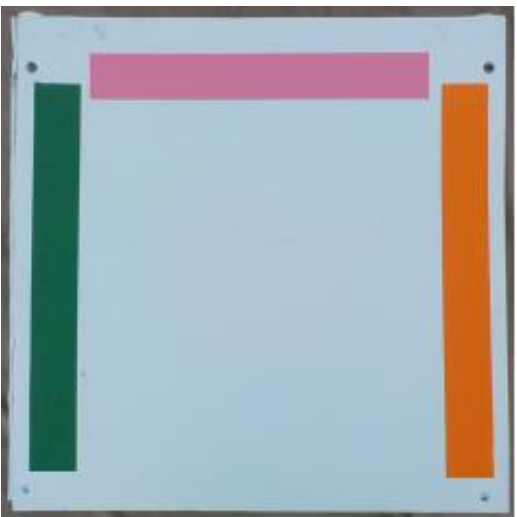
#> input picture Box Mission/images/side2.png, 517 x 517 px, found by its file name
$ python testtt.py
#> lines starting #> are read from the running program, lines starting #| are printed output that depends on the picture; after the words box and inside, x2 and y2 are one past the last pixel; in counts of white or black regions, pixels touching at a corner belong together
import cv2
import numpy as np

# [13 lines of commented-out code are left out]

path = '/Users/ranaelgahawy/Desktop/ROV/side2.png'
img = cv2.imread(path)
#> img is the input picture: shape (517, 517, 3); mean B, G, R 178.6, 173.1, 162.8
imgGray = cv2.cvtColor(img,cv2.COLOR_BGR2GRAY)
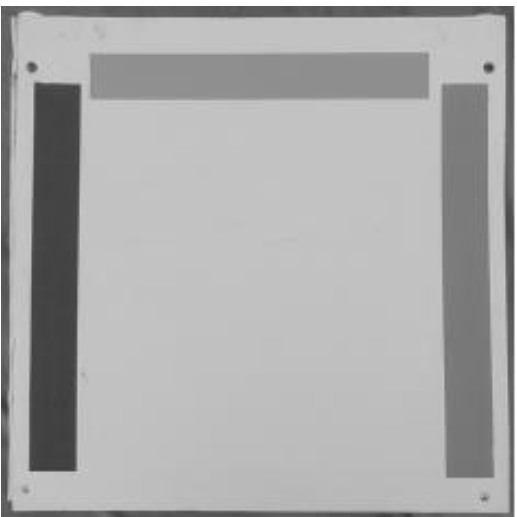
#> imgGray: shape (517, 517); min 57, max 255, mean 170.7
ret, thresh = cv2.threshold(imgGray, 170, 205, cv2.THRESH_BINARY)
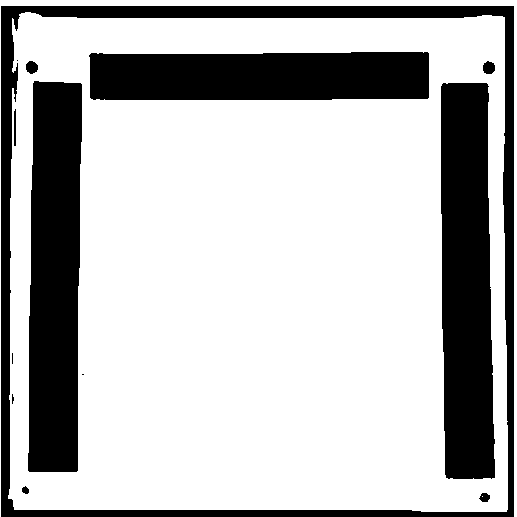
#> thresh: shape (517, 517); values 0 (black) and 205 (white), 72.8% white; 13 black regions (4 under 20 px)
cv2.imshow('Binary image', thresh)
cv2.waitKey(0)
cv2.imwrite('image_thres1.jpg', thresh)
cv2.destroyAllWindows()
contours, hierarchy = cv2.findContours(image=thresh, mode=cv2.RETR_TREE, method=cv2.CHAIN_APPROX_NONE)
#> contours = 15 contours, 3 with area under 20; largest, box (x1, y1, x2, y2) and area: (8, 12, 508, 512) 242660, (440, 82, 496, 480) 19492, (27, 80, 83, 473) 19452, (88, 51, 430, 101) 16124, (0, 0, 517, 517) 3603
image_copy = img.copy()
height, width, channels = img.shape
#> height = 517; width = 517; channels = 3
print(height, width)
#| 517 517
print()
for cnt in contours:
    area = cv2.contourArea(cnt)
    print(area)
    if (area>(height*width)/100) & (area < (height*width)/2):
        peri = cv2.arcLength(cnt,True)
        #print(peri)
        approx = cv2.approxPolyDP(cnt,0.01*peri,True)
        print(len(approx))
        objCor = len(approx)
        x, y, w, h = cv2.boundingRect(approx)

        if objCor == 4:
            #cv2.drawContours(image_copy, contours,contourIdx=-1, color=(0,0,255), thickness=2, lineType=cv2.LINE_AA,hierarchy=hierarchy)
            cv2.drawContours(image_copy, cnt, -1, (255, 0, 0), 3, lineType=cv2.LINE_AA)
            aspRatio = w/float(h)
            if aspRatio >0.95 and aspRatio <1.05: objectType= "Square"
            else:objectType="Rectangle"
            cv2.rectangle(image_copy,(x,y),(x+w,y+h),(0,255,0),2)
            cv2.putText(image_copy,objectType,
                        (x+(w//2)-10,y+(h//2)-10),cv2.FONT_HERSHEY_COMPLEX,0.7,
                        (0,0,0),2)
#> this loop made 15 passes
#> (area, peri, approx, objCor, x, y, w, h) on passes 9, 10, 14: (19492.5, 899.2, [[443, 82], [489, 86], [491, 479], [444, 474]], 4, 443, 82, 49, 398), (19452.5, 882.9, [[34, 80], [82, 84], [76, 472], [27, 470]], 4, 27, 80, 56, 393), (16123.5, 776.5, [[429, 53], [427, 99], [89, 97], [91, 52]], 4, 89, 52, 341, 48)
#> (area, peri, objCor, x, y, w, h) on pass 15: (3603, 3084.8, 6, 0, 0, 517, 517)
#| 242659.5
#| 88.0
#| 0.0
#| 51.0
#| 24.0
#| 4.0
#| 22.0
#| 109.5
#> (further printed lines are left out)
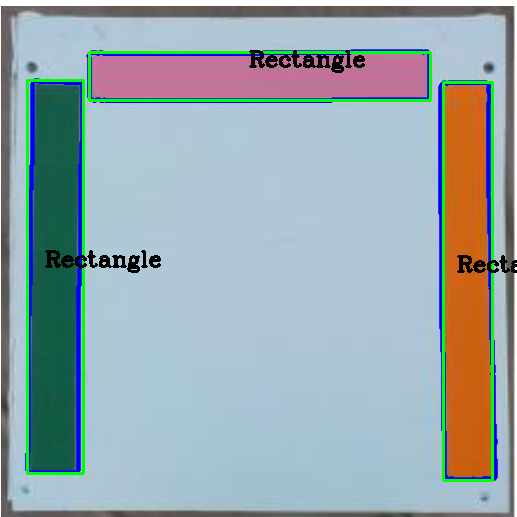
#> image_copy: shape (517, 517, 3); 7.5% of pixels changed, all inside (x1, y1, x2, y2) = (24, 49, 517, 482)


cv2.imshow('None approximation', image_copy)
cv2.waitKey(0)
cv2.imwrite('contours_none_image1.jpg', image_copy)
cv2.destroyAllWindows()
# [4 lines of commented-out code are left out]

$ run again, with Box Mission/images/top.png copied over Box Mission/images/side2.png
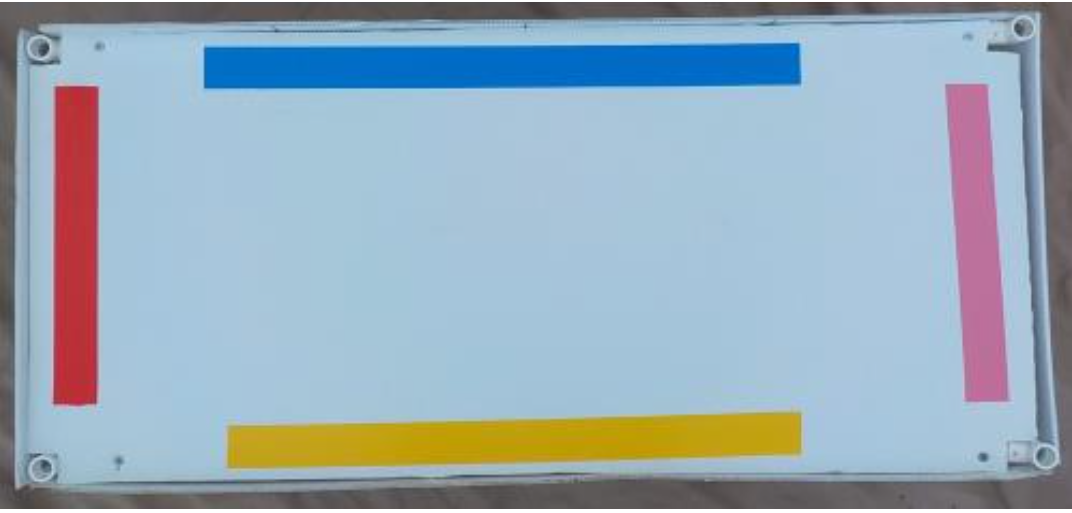
#> input picture Box Mission/images/top.png, 1072 x 513 px, found by its file name
#> img is the input picture: shape (513, 1072, 3); mean B, G, R 184.9, 171.1, 151.9
#> `ret, thresh = cv2.threshold(imgGray, 170, 205, cv2.THRESH_BINARY)`:
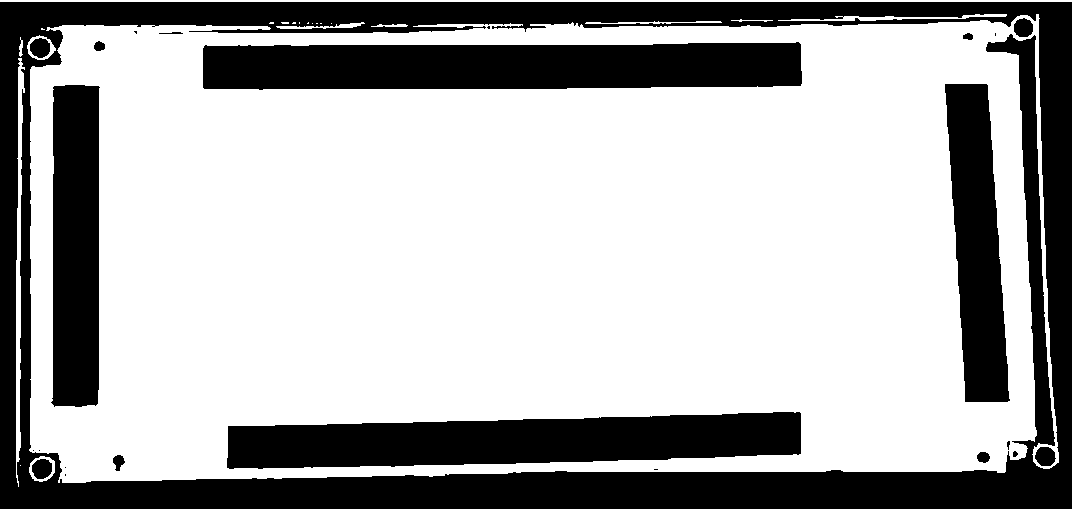
#> thresh: shape (513, 1072); values 0 (black) and 205 (white), 68.4% white; 24 black regions (9 under 20 px)
#> contours = 47 contours, 21 with area under 20; largest, box (x1, y1, x2, y2) and area: (29, 14, 1059, 483) 444482, (202, 41, 803, 91) 26732, (226, 411, 802, 470) 25280, (50, 84, 101, 408) 15064, (944, 83, 1011, 403) 14059
#| 513 1072
#> the loop `for cnt in contours:` made 47 passes
#> (area, peri, approx, x, y, w, h, aspRatio) on passes 34 to 37: (25280, 1250.7, [[801, 413], [798, 455], [226, 467], [228, 425]], 226, 413, 576, 55, 10.47), (15064, 740.4, [[54, 85], [100, 87], [95, 406], [50, 402]], 50, 85, 51, 322, 0.158), (14059, 742.7, [[945, 83], [988, 85], [1007, 402], [964, 401]], 945, 83, 63, 320, 0.197), (26732.5, 1291, [[801, 44], [800, 86], [202, 87], [205, 44]], 202, 44, 600, 44, 13.64)
#> (printed output is left out)
#> after the loop `for cnt in contours:`:
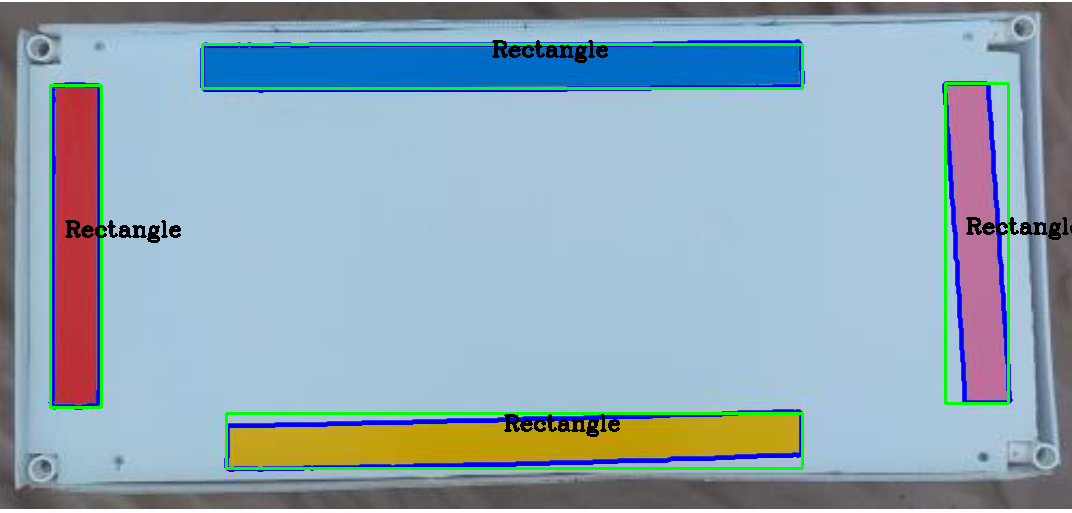
#> image_copy: shape (513, 1072, 3); 5.6% of pixels changed, all inside (x1, y1, x2, y2) = (47, 39, 1072, 472)

$ run again, with Box Mission/images/side1.png copied over Box Mission/images/side2.png
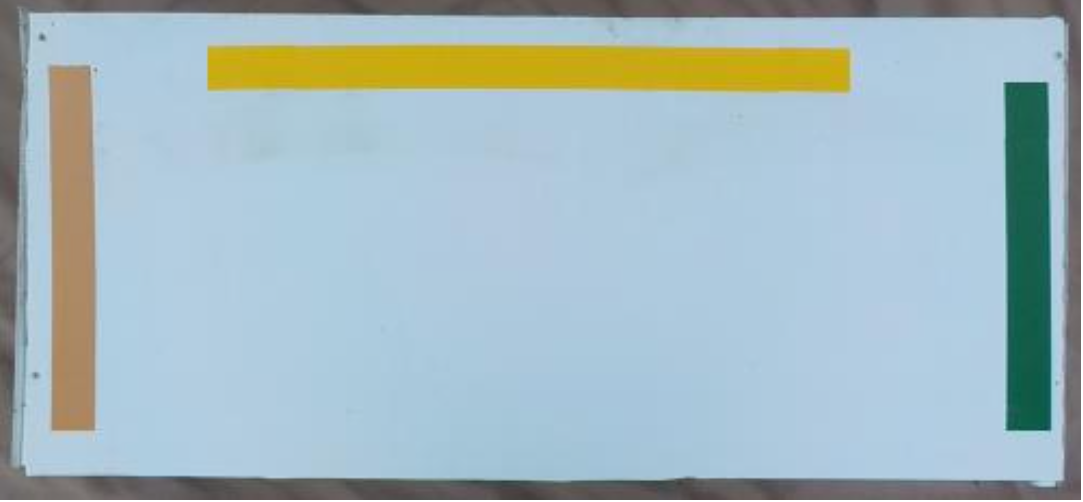
#> input picture Box Mission/images/side1.png, 1083 x 502 px, found by its file name
#> img is the input picture: shape (502, 1083, 3); mean B, G, R 190.2, 184.6, 164
#> `ret, thresh = cv2.threshold(imgGray, 170, 205, cv2.THRESH_BINARY)`:
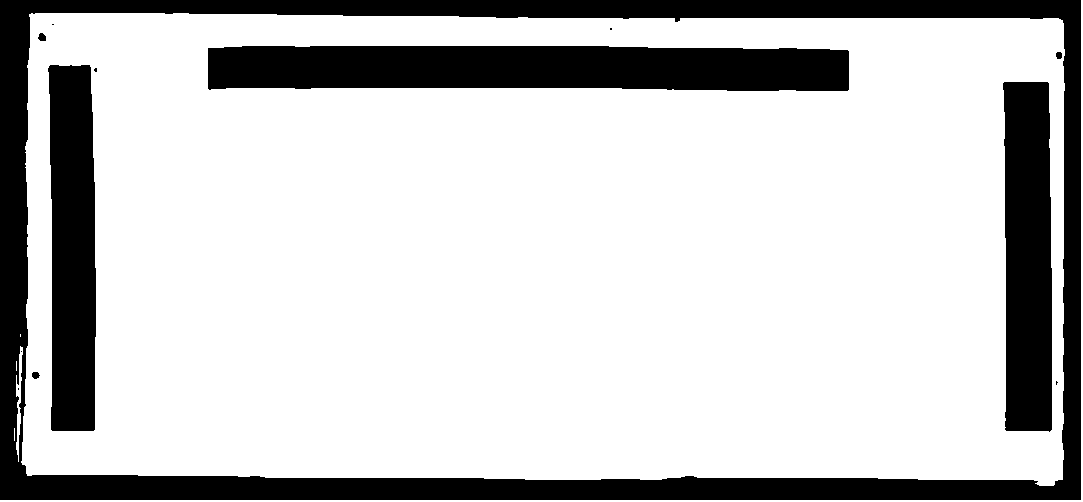
#> thresh: shape (502, 1083); values 0 (black) and 205 (white), 77.9% white; 13 black regions (6 under 20 px)
#> contours = 18 contours, 9 with area under 20; largest, box (x1, y1, x2, y2) and area: (21, 13, 1065, 486) 477231, (207, 45, 850, 92) 27535, (1002, 81, 1053, 433) 16318, (47, 64, 97, 432) 16193, (0, 0, 1083, 502) 1582
#| 502 1083
#> the loop `for cnt in contours:` made 18 passes
#> (area, peri, approx, x, y, w, h, aspRatio) on passes 10, 12, 14: (16318.5, 797.4, [[1004, 81], [1049, 83], [1049, 432], [1004, 429]], 1004, 81, 46, 352, 0.131), (16193, 823.9, [[50, 64], [91, 67], [93, 431], [50, 429]], 50, 64, 44, 368, 0.12), (27535, 1373.6, [[207, 48], [847, 49], [849, 89], [209, 90]], 207, 48, 643, 43, 14.95)
#> (printed output is left out)
#> after the loop `for cnt in contours:`:
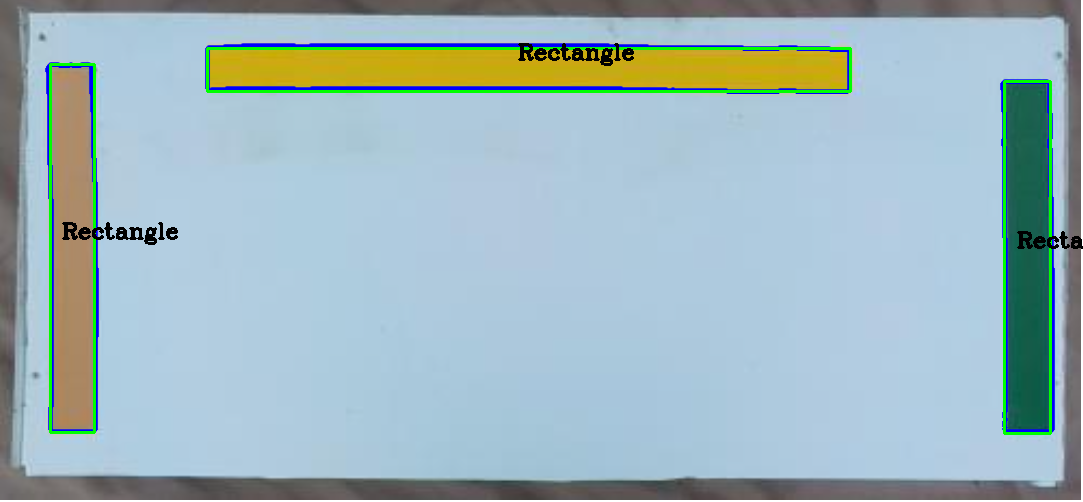
#> image_copy: shape (502, 1083, 3); 4.05% of pixels changed, all inside (x1, y1, x2, y2) = (44, 43, 1083, 435)
